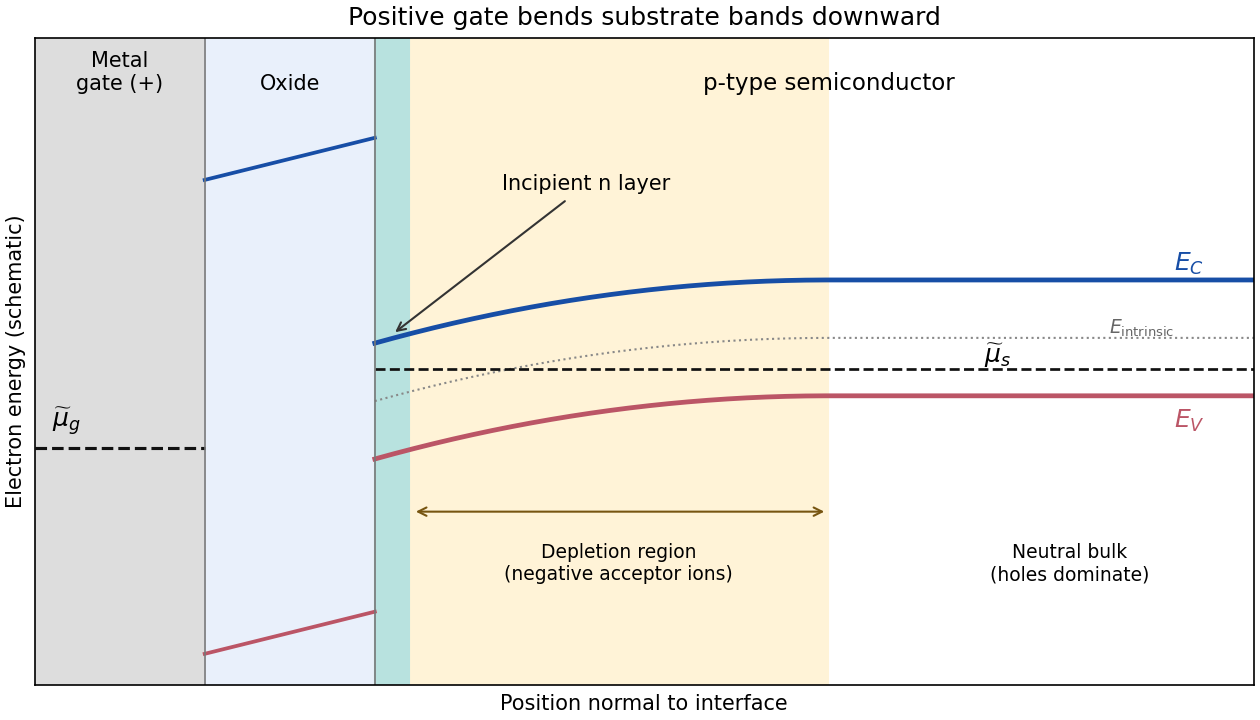

This figure's Python source:
"""Original biased MOS band schematic; output PNG to cwd."""
from pathlib import Path
import matplotlib
matplotlib.use('Agg')
import matplotlib.pyplot as plt
import numpy as np


def main():
    fig, ax = plt.subplots(figsize=(8.4, 4.8), layout='constrained')
    ax.axvspan(-1.2, -0.6, color='#dddddd')
    ax.axvspan(-0.6, 0, color='#e9f0fb')
    ax.axvspan(0, 1.6, color='#fff3d7')
    ax.axvspan(0, 0.12, color='#b8e2df')
    x = np.linspace(0, 3.1, 450)
    bend = 0.6 * np.maximum(1-x/1.6, 0)**2
    ax.plot(x, 0.85-bend, color='#174ea6', lw=2.3)
    ax.plot(x, -0.25-bend, color='#bb5566', lw=2.3)
    ax.plot(x, 0.30-bend, color='#888888', lw=1, ls=':')
    ax.plot([0, 3.1], [0, 0], color='#111111', lw=1.3, ls='--')
    ax.plot([-1.2, -0.6], [-0.75, -0.75], color='#111111', lw=1.5, ls='--')
    ax.plot([-0.6, 0], [1.8, 2.2], color='#174ea6', lw=1.8)
    ax.plot([-0.6, 0], [-2.7, -2.3], color='#bb5566', lw=1.8)
    for boundary in [-0.6, 0]:
        ax.axvline(boundary, color='#777777', lw=0.8)
    ax.text(-0.9, 2.65, 'Metal\ngate (+)', ha='center', fontsize=10)
    ax.text(-0.3, 2.65, 'Oxide', ha='center', fontsize=10)
    ax.text(1.6, 2.65, 'p-type semiconductor', ha='center', fontsize=11)
    ax.text(-1.14, -0.55, r'$\widetilde\mu_g$', fontsize=12)
    ax.text(2.15, 0.06, r'$\widetilde\mu_s$', fontsize=12)
    ax.text(2.82, 0.94, r'$E_C$', color='#174ea6', fontsize=12)
    ax.text(2.82, -0.55, r'$E_V$', color='#bb5566', fontsize=12)
    ax.text(2.82, 0.34, r'$E_{\mathrm{intrinsic}}$', color='#666666', ha='right', fontsize=9)
    ax.annotate('Incipient n layer', xy=(0.06, 0.33), xytext=(0.45, 1.7),
                arrowprops={'arrowstyle':'->', 'color':'#333333'}, fontsize=10)
    ax.annotate('', xy=(0.13, -1.35), xytext=(1.6, -1.35),
                arrowprops={'arrowstyle':'<->', 'color':'#775511'})
    ax.text(0.86, -1.65, 'Depletion region\n(negative acceptor ions)', ha='center', va='top', fontsize=9)
    ax.text(2.45, -1.65, 'Neutral bulk\n(holes dominate)', ha='center', va='top', fontsize=9)
    ax.set(xlim=(-1.2, 3.1), ylim=(-3, 3.15), xlabel='Position normal to interface',
           ylabel='Electron energy (schematic)', title='Positive gate bends substrate bands downward')
    ax.set_xticks([])
    ax.set_yticks([])
    fig.savefig(Path.cwd() / '2018-q1b-mos-inversion.png', dpi=150, facecolor='white')
    plt.close(fig)


if __name__ == '__main__':
    main()
